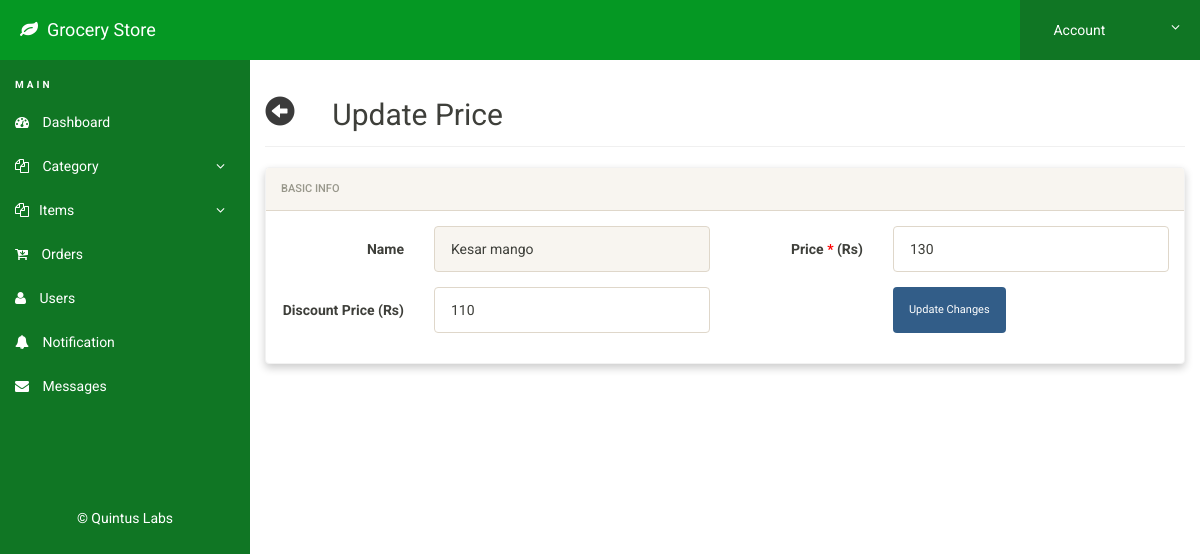
/admin/update-item.php?edititem=10 (signed in), run on the app's committed database.
### tables this page shows
CREATE TABLE `items` (
  `id` int(100) NOT NULL,
  `name` varchar(100) NOT NULL,
  `category` varchar(100) NOT NULL,
  `description` varchar(500) NOT NULL,
  `attribute` varchar(100) NOT NULL,
  `currency` varchar(100) NOT NULL DEFAULT 'Rs.',
  `discount` varchar(100) NOT NULL,
  `price` varchar(50) NOT NULL,
  `image` varchar(200) NOT NULL,
  `homepage` varchar(10) NOT NULL
);

### admin/update-item.php (the view, shortened to what this page needs)
<?php
include('includes/config.php');
if(strlen($_SESSION['alogin'])==0)
{
header('location:index.php');
}
else{
if(isset($_GET['edititem']))
{
$itemid=$_GET['edititem'];
}
?>
<!doctype html>
<html lang="en" class="no-js">
  <head>
    <link rel="stylesheet" href="css/font-awesome.min.css">
    <link rel="stylesheet" href="css/bootstrap.min.css">
    <link rel="stylesheet" href="css/dataTables.bootstrap.min.css">
    <link rel="stylesheet" href="css/bootstrap-social.css">
    <link rel="stylesheet" href="css/bootstrap-select.css">
    <link rel="stylesheet" href="css/fileinput.min.css">
    <link rel="stylesheet" href="css/awesome-bootstrap-checkbox.css">
    <link rel="stylesheet" href="css/style.css">
  </head>
  <body>
    <?php include('includes/header.php');?>
    <div class="ts-main-content">
      <?php include('includes/leftbar.php');?>
      <?php $sqltemp = "SELECT * from items where id = (:id)";
$querytemp = $dbh -> prepare($sqltemp);
$querytemp->bindParam(':id',$itemid,PDO::PARAM_STR);
$querytemp->execute();
$resulttemp=$querytemp->fetch(PDO::FETCH_OBJ);
?>
      <div class="content-wrapper">
        <div class="container-fluid">
          <div class="row">
            <div class="col-md-12">
              <h2 class="page-title">
                <a href="manage-items.php">
                  <i class="glyphicon glyphicon-circle-arrow-left" style="color:#3b3b3b">
                  </i>
                </a>&nbsp; &nbsp; Update Price
              </h2>
              <div class="row">
                <div class="col-md-12">
                  <div class="panel panel-default">
                    <div class="panel-heading">Basic Info
                    </div>
                    <div class="panel-body">
                      <form method="post" class="form-horizontal">
                        <div class="form-group">
                          <label class="col-sm-2 control-label">Name
                          </label>
                          <div class="col-sm-4">
                            <input class="form-control" required readonly value="<?php echo htmlentities($resulttemp->name); ?>">
                          </div>
                          <label class="col-sm-2 control-label">Price
                            <span style="color:red">*
                            </span>(Rs)
                          </label>
                          <div class="col-sm-4">
                            <input type="number" name="itemprice" class="form-control" required placeholder="Per kg or piece" value="<?php echo htmlentities($resulttemp->price); ?>">
                          </div>
                        </div>
                        <div class="form-group">
                        <label class="col-sm-2 control-label">Discount Price
                            (Rs)
                          </label>
                          <div class="col-sm-4">
                            <input type="number" name="discount" class="form-control"  placeholder="Per kg or piece" value="<?php echo htmlentities($resulttemp->discount); ?>">
                          </div>
                          <div class="col-sm-4 col-sm-offset-2">
                            <button class="btn btn-primary" name="submit" type="submit">Update Changes
                            </button>
                          </div>
                        </div>
                      </form>
                    </div>
                  </div>
                </div>
              </div>
            </div>
          </div>
        </div>
      </div>
    </div>
  </body>
</html>
<?php } ?>

### admin/css/style.css (style rules this page uses)
html { font-size: 14px; }
@media only screen and (min-width: 480px) { html { font-size: 17px; } }
@media only screen and (min-width: 768px) { html { font-size: 14px; } }
body { font-size: 1em; }
a { color: #37a6c4; }
.btn { font-family: 'Oswald', sans-serif; }
.panel { overflow: hidden; }
.btn { text-transform: none; }
.page-title { padding-bottom: 15px; margin-bottom: 20px; border-bottom: 1px solid #f0f0f0; }
.ts-main-content .content-wrapper { padding-top: 15px; margin-top: 60px; }
@media only screen and (min-width: 992px) { .ts-main-content .content-wrapper { margin-left: 250px; } }
.panel-default { border-color: #f2f2f2; }
.panel { margin-bottom: 20px; background-color: #ffffff; border-radius: 4px; box-shadow: 0 4px 8px 0 rgba(0,0,0,0.2); }
.panel-heading { padding: 10px 15px; }

### data on the page
items: name "Kesar mango", itemprice "130", discount "110"
